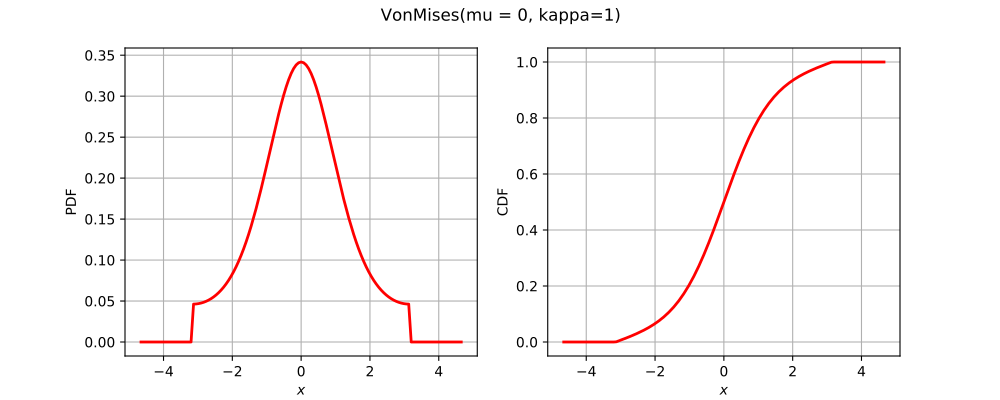

Python code for this plot:
import openturns as ot
from matplotlib import pyplot as plt
from openturns.viewer import View
if ot.VonMises().__class__.__name__ == 'Bernoulli':
    distribution = ot.Bernoulli(0.7)
elif ot.VonMises().__class__.__name__ == 'Binomial':
    distribution = ot.Binomial(5, 0.2)
elif ot.VonMises().__class__.__name__ == 'Hypergeometric':
    distribution = ot.Hypergeometric(10, 4, 7)
elif ot.VonMises().__class__.__name__ == 'CumulativeDistributionNetwork':
    coll = [ot.Normal(2),ot.Dirichlet([0.5, 1.0, 1.5])]
    distribution = ot.CumulativeDistributionNetwork(coll, ot.BipartiteGraph([[0,1], [0,1]]))
elif ot.VonMises().__class__.__name__ == 'Histogram':
    distribution = ot.Histogram([-1.0, 0.5, 1.0, 2.0], [0.45, 0.4, 0.15])
elif ot.VonMises().__class__.__name__ == 'KernelMixture':
    kernel = ot.Uniform()
    sample = ot.Normal().getSample(5)
    bandwith = [1.0]
    distribution = ot.KernelMixture(kernel, bandwith, sample)
elif ot.VonMises().__class__.__name__ == 'MaximumDistribution':
    coll = [ot.Uniform(2.5, 3.5), ot.LogUniform(1.0, 1.2), ot.Triangular(2.0, 3.0, 4.0)]
    distribution = ot.MaximumDistribution(coll)
elif ot.VonMises().__class__.__name__ == 'Multinomial':
    distribution = ot.Multinomial(5, [0.2])
elif ot.VonMises().__class__.__name__ == 'RandomMixture':
    coll = [ot.Triangular(0.0, 1.0, 5.0), ot.Uniform(-2.0, 2.0)]
    weights = [0.8, 0.2]
    cst = 3.0
    distribution = ot.RandomMixture(coll, weights, cst)
elif ot.VonMises().__class__.__name__ == 'TruncatedDistribution':
    distribution = ot.TruncatedDistribution(ot.Normal(2.0, 1.5), 1.0, 4.0)
elif ot.VonMises().__class__.__name__ == 'UserDefined':
    distribution = ot.UserDefined([[0.0], [1.0], [2.0]], [0.2, 0.7, 0.1])
elif ot.VonMises().__class__.__name__ == 'ZipfMandelbrot':
    distribution = ot.ZipfMandelbrot(10, 2.5, 0.3)
else:
    distribution = ot.VonMises()
dimension = distribution.getDimension()
title = str(distribution)[:100].split('\n')[0]
if dimension == 1:
    distribution.setDescription(['$x$'])
    pdf_graph = distribution.drawPDF()
    cdf_graph = distribution.drawCDF()
    fig = plt.figure(figsize=(10, 4))
    pdf_axis = fig.add_subplot(121)
    cdf_axis = fig.add_subplot(122)
    View(pdf_graph, figure=fig, axes=[pdf_axis], add_legend=False)
    View(cdf_graph, figure=fig, axes=[cdf_axis], add_legend=False)
    fig.suptitle(title)
elif dimension == 2:
    distribution.setDescription(['$x_1$', '$x_2$'])
    pdf_graph = distribution.drawPDF()
    pdf_graph.setTitle(title)
    fig = plt.figure(figsize=(10, 5))
    pdf_axis = fig.add_subplot(111)
    View(pdf_graph, figure=fig, axes=[pdf_axis], add_legend=False, square_axes=False)
